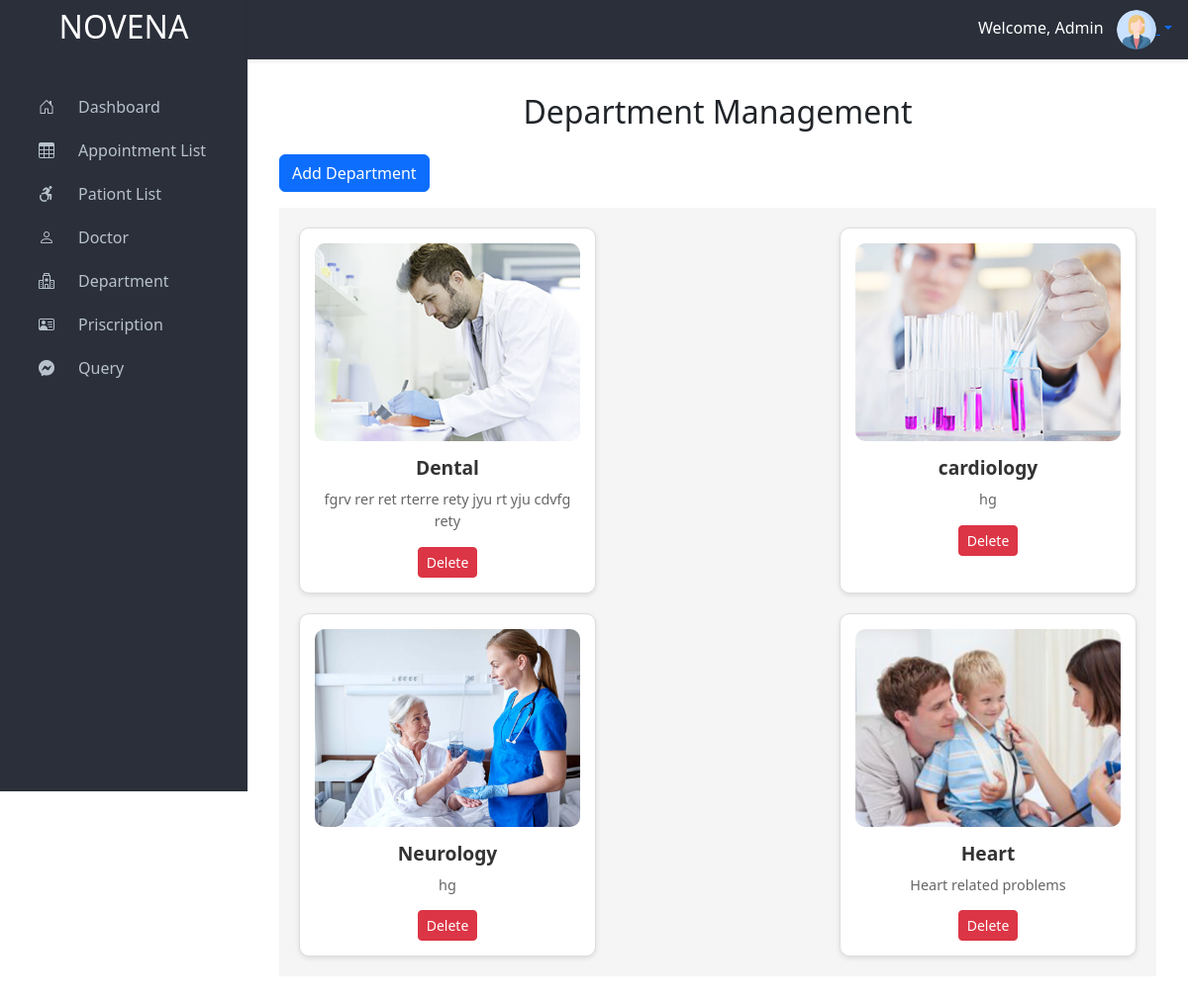
The page /Admin/department.php on the database its author committed.
### tables this page shows
CREATE TABLE `department` (
  `department_id` int(11) NOT NULL,
  `department` varchar(20) NOT NULL,
  `description` varchar(100) NOT NULL,
  `deptImage` varchar(255) NOT NULL
);

### Admin/department.php (the view, shortened to what this page needs)
<?php
include 'database.php';
?>
<!DOCTYPE html>
<html lang="en">
<head>
  <link href="https://cdn.jsdelivr.net/npm/bootstrap@5.3.0-alpha1/dist/css/bootstrap.min.css" rel="stylesheet">
</head>
<body>
<?php include('sidebar.php') ?>
<div class="content">
<div class="container my-4">
    <h2 class="text-center mb-4">Department Management</h2>
    <button class="btn btn-primary mb-3" data-bs-toggle="modal" data-bs-target="#departmentModal">Add Department</button>
<div id="departmentCardsContainer">
    <?php
    $query = "SELECT * FROM department";
    $result = mysqli_query($conn, $query);
    while ($row = mysqli_fetch_assoc($result)) {
        echo '
        <div class="department-card" data-department-id="' . $row['department_id'] . '">
            <img src="images/' . $row['deptImage'] . '" alt="department Image">
            <div class="card-info">
                <h5 class="department-name">' . $row['department'] . '</h5>
                <p class="description">' . $row['description'] . '</p>
                <a href="?delete_department=' . $row['department_id'] . '" class="btn btn-danger btn-sm">Delete</a>
            </div>
        </div>';
    }
    ?>
</div>
  </div>
  </div>
</body>
</html>

### Admin/department.php (style rules this page uses)
#departmentCardsContainer { display: flex; flex-wrap: wrap; gap: 20px; justify-content: space-between; padding: 20px; background-color: #f5f5f5; }
.department-card { background-color: #ffffff; border: 1px solid #ddd; border-radius: 10px; box-shadow: 0px 2px 5px rgba(0, 0, 0, 0.1); width: 100%; max-width: 300px; overflow: hidden; display: flex; flex-direction: column; align-items: center; padding: 15px; transition: transform 0.3s ease; }
.department-card img { width: 100%; height: 200px; object-fit: cover; border-radius: 10px; margin-bottom: 15px; }
.card-info { text-align: center; }
.department-name { font-size: 1.2rem; font-weight: bold; color: #333; margin-bottom: 10px; }
.description { font-size: 0.9rem; color: #666; margin-bottom: 15px; }
.btn-danger { background-color: #dc3545; color: white; text-decoration: none; padding: 8px 15px; font-size: 0.9rem; border: none; border-radius: 5px; cursor: pointer; transition: background-color 0.3s ease; }

### Admin/sidebar.php (style rules this page uses)
body { display: flex; }
.content { margin-left: 250px; padding: 70px 20px; flex-grow: 1; }

### rows shown on the page
department: deptImage (picture), department "Dental", description "fgrv rer ret rterre rety jyu rt yju cdvfg rety"
department: deptImage (picture), department "cardiology", description "hg"
department: deptImage (picture), department "Neurology", description "hg"
department: deptImage (picture), department "Heart", description "Heart related problems"
